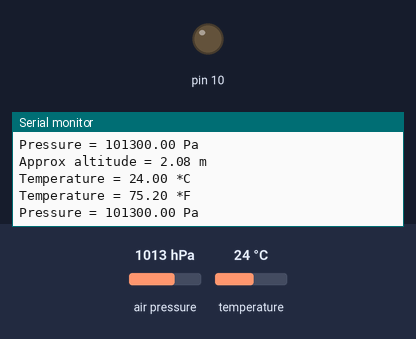
Simulated run of this sketch. Board: Arduino Uno, built for the host (arithmetic inside an expression is 32-bit, double 64-bit). Shown: output pins drawn as LEDs (lit = HIGH), the last lines printed to the serial monitor. Inputs (shaded band) come from the test bench; at power-on: temperature 24 °C, air pressure 1013 hPa. Storage starts empty.

Above: at 4.2 s.
4.3 s: temperature set to 10.3 °C
At 5.4 s:
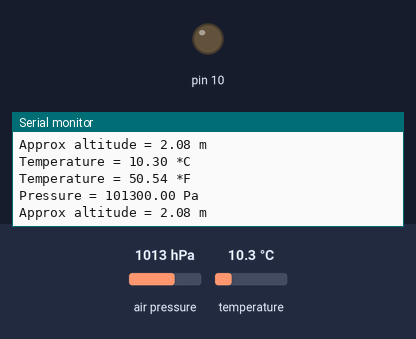
7.3 s: temperature set to 9.2 °C
At 7.9 s:
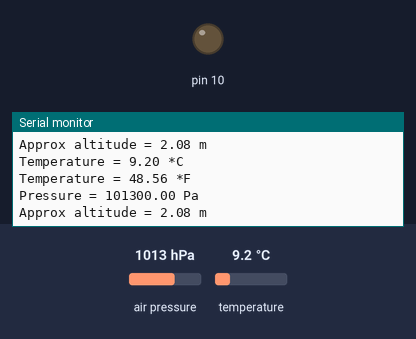
Timing chart, 0 to 10.3 s (numbered marks = the images above; inputs shaded):
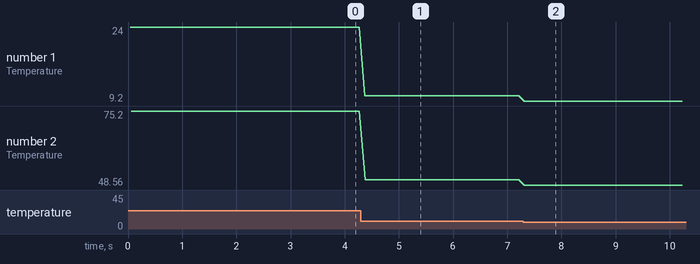

The sketch:

onboarding2023.ino
```cpp
/* -------------------------------------Altimeter-------------------------------*/
#include <Wire.h>
#include <Adafruit_BMP280.h>//9600
Adafruit_BMP280 bmp; // I2C
// Variables/Constants
double Pressure = 1013.25; //Deafualt 1013.25 changes depending on the day
/*-------------------------------------SD Card Stuff------------------------------*/
#include <SD.h>
//SD card file to write on
File myFile;
char textN[12] = {'t','e','s','t','0','_','_','.','t','x','t','\0'};
/*-------------------------------------More Varibales and Constants----------------*/
//Modifiable speed/ time interval data is collected for
double ReadSpeed = 10;
//Decalration of variable to used to hold time from start
unsigned long tiempo;
/*---------------------------------------------------------------------------------*/
void setup() {
  //Altimeter

  Serial.begin(9600);
  Serial.println(F("BMP280 test"));
  //if (!bmp.begin(BMP280_ADDRESS_ALT, BMP280_CHIPID)) {
  if (!bmp.begin()) {
    Serial.println(F("Could not find a valid BMP280 sensor, check wiring or "
                     "try a different address!"));
    while (1) delay(10);
  }


  bmp.setSampling(Adafruit_BMP280::MODE_NORMAL,     /* Operating Mode. */
                  Adafruit_BMP280::SAMPLING_X2,     /* Temp. oversampling */
                  Adafruit_BMP280::SAMPLING_X16,    /* Pressure oversampling */
                  Adafruit_BMP280::FILTER_X16,      /* Filtering. */
                  Adafruit_BMP280::STANDBY_MS_500); /* Standby time. */

  //SD Card
  Serial.println("Initializing SD card...");
  // On the Ethernet Shield, CS is pin 4. It's set as an output by default.
  // Note that even if it's not used as the CS pin, the hardware SS pin
  // (10 on most Arduino boards, 53 on the Mega) must be left as an output
  // or the SD library functions will not work.
   pinMode(10, OUTPUT);

  if (!SD.begin(10)) {
    Serial.println("initialization failed!");
    return;
  }
  Serial.println("initialization done.");
  // open the file. note that only one file can be open at a time,
  // so you have to close this one before opening another.
  myFile = SD.open("test.txt", FILE_WRITE);
  // if the file opened okay, write to it:
  if (myFile) {
    Serial.print("Writing to test.txt...");
    myFile.println("testing 1, 2, 3.");
  // close the file:
    myFile.close();
    Serial.println("done.");
  } else {
    // if the file didn't open, print an error:
    Serial.println("error opening test.txt");
  }
  //More SD card
  int i = 1;
  while(SD.exists(textN) == true && i != 998) {
    //precaution below as a number greater than 999 will cause issues
    if (!SD.exists(textN)) {
      break;
    }
    if( i < 10){
      char iChar[2];
      itoa(i, iChar, 10);
      textN[4] = iChar[0];
    }
    else if (i >= 10 && i < 100) {
      char iChar[3];
      itoa(i, iChar, 10);
      textN[4] = iChar[0];
      textN[5] = iChar[1];
    }
    else if (i <=100) {
      char iChar[4];
      itoa(i, iChar, 10);
      textN[4] = iChar[0];
      textN[5] = iChar[1];
      textN[6] = iChar[2];
    }
    i = i + 1;
  }
  Serial.println(textN);
}

void loop() {
  myFile = SD.open(textN, FILE_WRITE);
  //sensors_event_t temp;

  tiempo = millis();

  Serial.print(F("Temperature = "));
  myFile.print(F("Temperature = "));
  Serial.print(bmp.readTemperature());
  myFile.print(bmp.readTemperature());
  Serial.println(" *C");
  myFile.println(" *C");


  Serial.print(F("Temperature = "));
  myFile.print(F("Temperature = "));
  Serial.print((bmp.readTemperature()) * (1.8) + (32));
  myFile.print(bmp.readTemperature() * (1.8) + (32));
  Serial.println(" *F");
  myFile.println(" *F");

  Serial.print(F("Pressure = "));
  myFile.print(F("Pressure = "));
  Serial.print(bmp.readPressure());
  myFile.print(bmp.readPressure());
  Serial.println(" Pa");
  myFile.println(" Pa");

  Serial.print(F("Approx altitude = "));
  myFile.print(F("Approx altitude = "));
  Serial.print(bmp.readAltitude(Pressure)); /* Adjusted to local forecast!; defualt is 1013.25 */
  myFile.print(bmp.readAltitude(Pressure));

  Serial.println(" m");
  myFile.println(" m");

  Serial.println();
  myFile.println();

//delay(ReadSpeed);
//Acelerometer

  myFile.print(tiempo);
  myFile.println(" milliseconds");

  myFile.close();

  delay(ReadSpeed);
}
```

Measured:
- after the input at 4.3 s, the serial monitor: prints a new line after 0.07 s (image 1)
- after the input at 7.3 s, the serial monitor: prints a new line at once (image 2)
- plotted number 1: 24 → 10.3 after the input at 4.3 s, 10.3 → 9.2 after the input at 7.3 s
- plotted number 2: 75.2 → 50.54 after the input at 4.3 s, 50.54 → 48.56 after the input at 7.3 s
